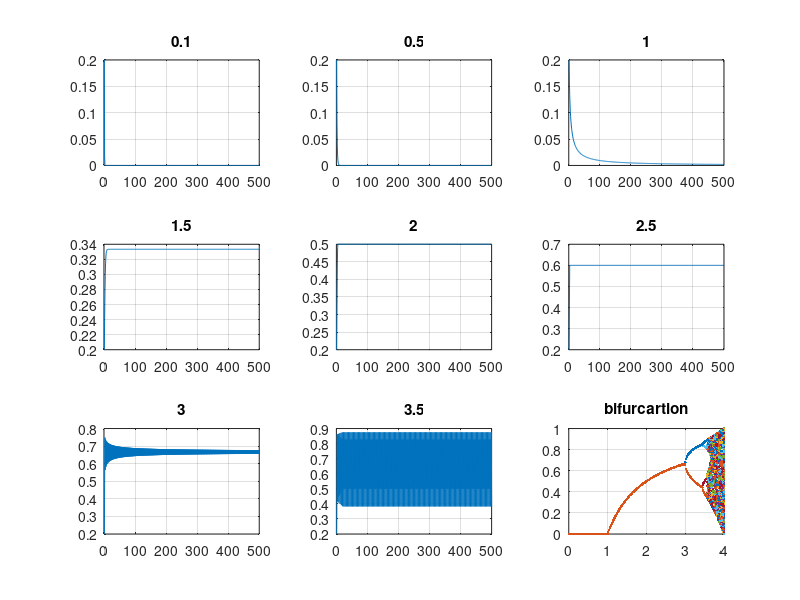

Recreate this plot in MATLAB. (Note: this script raises an error after producing the figure.)
% Amirreza Hatamipour
% 97101507
%% Question 1
%x_(n+1)=Ax_n(1-x_n)
A=[0.1 0.5 1 1.5 2 2.5 3 3.5 4];
n=1;
for a=A
    x=zeros(1,500);
    x(1,1)=0.2;
    for i=1:499
        x(1,i+1)=a*x(1,i)*(1-x(1,i));
    end
    subplot(3,3,n)
    plot(x)
    title(a)
    grid on
    n=n+1;
end
%% section b
clear;clc; close all;
A=0:0.02:4;
n=1;
final=zeros(100,length(A));
for a=A
    x=zeros(1,500);
    x(1,1)=0.2;
    for i=1:499
        x(1,i+1)=a*x(1,i)*(1-x(1,i));
    end
    final(1:100,n)=x(1,401:500)';
    n=n+1;
end
for i=1:100
plot(A,final(i,:),'.')
hold on
title('bifurcartion')
grid on
end
%% Question 2
sigma=10;
b=2.67;
r=20.5;
[x,y,z] = lorenz(r, sigma, b);

subplot(3,1,1)
plot(x)
title('lorenz & r<24.74')
ylabel('x')
grid on
subplot(3,1,2)
plot(y)
ylabel('y')
grid on
subplot(3,1,3)
plot(z)
ylabel('z')
grid on
figure
plot3(x,y,z);
grid on
xlabel('X')
ylabel('Y')
zlabel('Z')
title('lorenz & r<24.74')
%% 24.74<r<28
r=26.5;
[x,y,z] = lorenz(r, sigma, b);

subplot(3,1,1)
plot(x)
title('lorenz & 24.74<r<28')
ylabel('x')
grid on
subplot(3,1,2)
plot(y)
ylabel('y')
grid on
subplot(3,1,3)
plot(z)
ylabel('z')
grid on

figure
plot3(x,y,z);
grid on
xlabel('X')
ylabel('Y')
zlabel('Z')
title('lorenz & 24.74<r<28')
%% r>28
r=40;
[x,y,z] = lorenz(r, sigma, b);

subplot(3,1,1)
plot(x)
title('lorenz & r>28')
ylabel('x')
grid on
subplot(3,1,2)
plot(y)
ylabel('y')
grid on
subplot(3,1,3)
plot(z)
ylabel('z')
grid on

figure
plot3(x,y,z);
grid on
xlabel('X')
ylabel('Y')
zlabel('Z')
title('lorenz & r>28')
%% Question 3
clc;clear; close all;

freq=[250 256 250 256 256 250 250 256 256 250];
feature_0=zeros(30,4);
for i=1:10
   filename="0_sig"+num2str(i)+"_"+num2str(freq(i))+".mat";
   data=load('seizure\'+filename);
   data=data.rec_signal;
   data1=data(1,1:3*freq(i));
   data2=data(1,1+freq(i):4*freq(i));
   data3=data(1,1+2*freq(i):5*freq(i));
   
   % feature one
   feature_0(1+(i-1)*3,1)=lyapunovExponent(data1,3*freq(i));
   feature_0(2+(i-1)*3,1)=lyapunovExponent(data2,3*freq(i));
   feature_0(3+(i-1)*3,1)=lyapunovExponent(data3,3*freq(i));
   
   %feature two
   feature_0(1+(i-1)*3,2)=approximateEntropy(data1);
   feature_0(2+(i-1)*3,2)=approximateEntropy(data2);
   feature_0(3+(i-1)*3,2)=approximateEntropy(data3);
   
   %feature three
   feature_0(1+(i-1)*3,3)=entropy(data1);
   feature_0(2+(i-1)*3,3)=entropy(data2);
   feature_0(3+(i-1)*3,3)=entropy(data3);
   
   %feature four
   feature_0(1+(i-1)*3,4)=correlationDimension(data1);
   feature_0(2+(i-1)*3,4)=correlationDimension(data2);
   feature_0(3+(i-1)*3,4)=correlationDimension(data3);
end

freq=[250 256 250 256 256 256 256 250 250 250];
feature_1=zeros(30,4);
for i=1:10
   filename="1_sig"+num2str(i)+"_"+num2str(freq(i))+".mat";
   data=load('seizure\'+filename);
   data=data.rec_signal;
   data1=data(1,1:3*freq(i));
   data2=data(1,1+freq(i):4*freq(i));
   data3=data(1,1+2*freq(i):5*freq(i));
   
   % feature one
   feature_1(1+(i-1)*3,1)=lyapunovExponent(data1,3*freq(i));
   feature_1(2+(i-1)*3,1)=lyapunovExponent(data2,3*freq(i));
   feature_1(3+(i-1)*3,1)=lyapunovExponent(data3,3*freq(i));
   
   %feature two
   feature_1(1+(i-1)*3,2)=approximateEntropy(data1);
   feature_1(2+(i-1)*3,2)=approximateEntropy(data2);
   feature_1(3+(i-1)*3,2)=approximateEntropy(data3);
   
   %feature three
   feature_1(1+(i-1)*3,3)=entropy(data1);
   feature_1(2+(i-1)*3,3)=entropy(data2);
   feature_1(3+(i-1)*3,3)=entropy(data3);
   
   %feature four
   feature_1(1+(i-1)*3,4)=correlationDimension(data1);
   feature_1(2+(i-1)*3,4)=correlationDimension(data2);
   feature_1(3+(i-1)*3,4)=correlationDimension(data3);
end

mean_feature_0=mean(feature_0)
var_feature_0=var(feature_0)

mean_feature_1=mean(feature_1)
var_feature_1=var(feature_1)

%% calculate var and mean after normalize feature
normalize_feature=mapminmax([feature_0;feature_1]')';
mean_normalize_feature_0=mean(normalize_feature(1:30,:))
var_normalize_feature_0=var(normalize_feature(1:30,:))

mean_normalize_feature_1=mean(normalize_feature(31:end,:))
var_normalize_feature_1=var(normalize_feature(31:end,:))   
%% Question 4

syms n
box_counting_cantor_set=vpa(limit(-log(2^n)/log((1/3)^n), n, inf, 'left'))
box_counting_koch_set=vpa(limit(-log(4^n)/log((1/3)^n), n, inf, 'left'))

%% Function
function [x,y,z] = lorenz(rho, sigma, beta, initV, T, eps)
% LORENZ Function generates the lorenz attractor of the prescribed values
% of parameters rho, sigma, beta
%
%   [X,Y,Z] = LORENZ(RHO,SIGMA,BETA,INITV,T,EPS)
%       X, Y, Z - output vectors of the strange attactor trajectories
%       RHO     - Rayleigh number
%       SIGMA   - Prandtl number
%       BETA    - parameter
%       INITV   - initial point
%       T       - time interval
%       EPS     - ode solver precision
%
% Example.
%        [X Y Z] = lorenz(28, 10, 8/3);
%        plot3(X,Y,Z);
if nargin<3
  error('MATLAB:lorenz:NotEnoughInputs','Not enough input arguments.'); 
end
if nargin<4
  eps = 0.000001;
  T = [0 25];
  initV = [0 1 1.05];
end
options = odeset('RelTol',eps,'AbsTol',[eps eps eps/10]);
[T,X] = ode45(@(T,X) F(T, X, sigma, rho, beta), T, initV, options);
plot3(X(:,1),X(:,2),X(:,3));
axis equal;
grid;
title('Lorenz attractor');
xlabel('X'); ylabel('Y'); zlabel('Z');
x = X(:,1);
y = X(:,2);
z = X(:,3);
return
end
function dx = F(T, X, sigma, rho, beta)
% Evaluates the right hand side of the Lorenz system
% x' = sigma*(y-x)
% y' = x*(rho - z) - y
% z' = x*y - beta*z
% typical values: rho = 28; sigma = 10; beta = 8/3;
    dx = zeros(3,1);
    dx(1) = sigma*(X(2) - X(1));
    dx(2) = X(1)*(rho - X(3)) - X(2);
    dx(3) = X(1)*X(2) - beta*X(3);
    return
end

